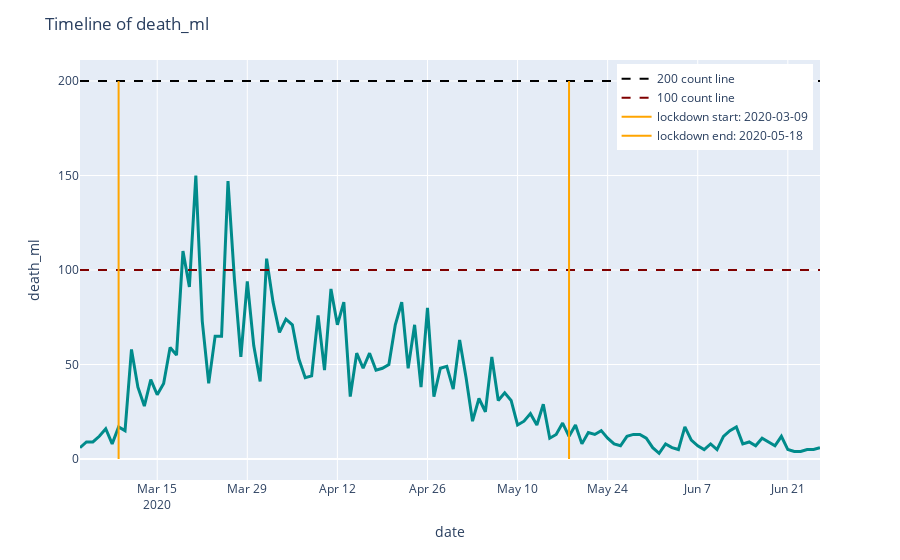

Notebook code cell kept with this figure:
### Markdown cell above
### 4.2.7) Milan

### Code cell
# 4.2.7.1) Timeline of confirmed deaths
plot_death_by_date(df_final, 'date', 'death_ml', lock_dict.get('ml').get('start'), lock_dict.get('ml').get('end'))
# plot_death_by_date(df_final, 'date', 'death_ml_ip', lock_dict.get('ml').get('start'), lock_dict.get('ml').get('end'))
